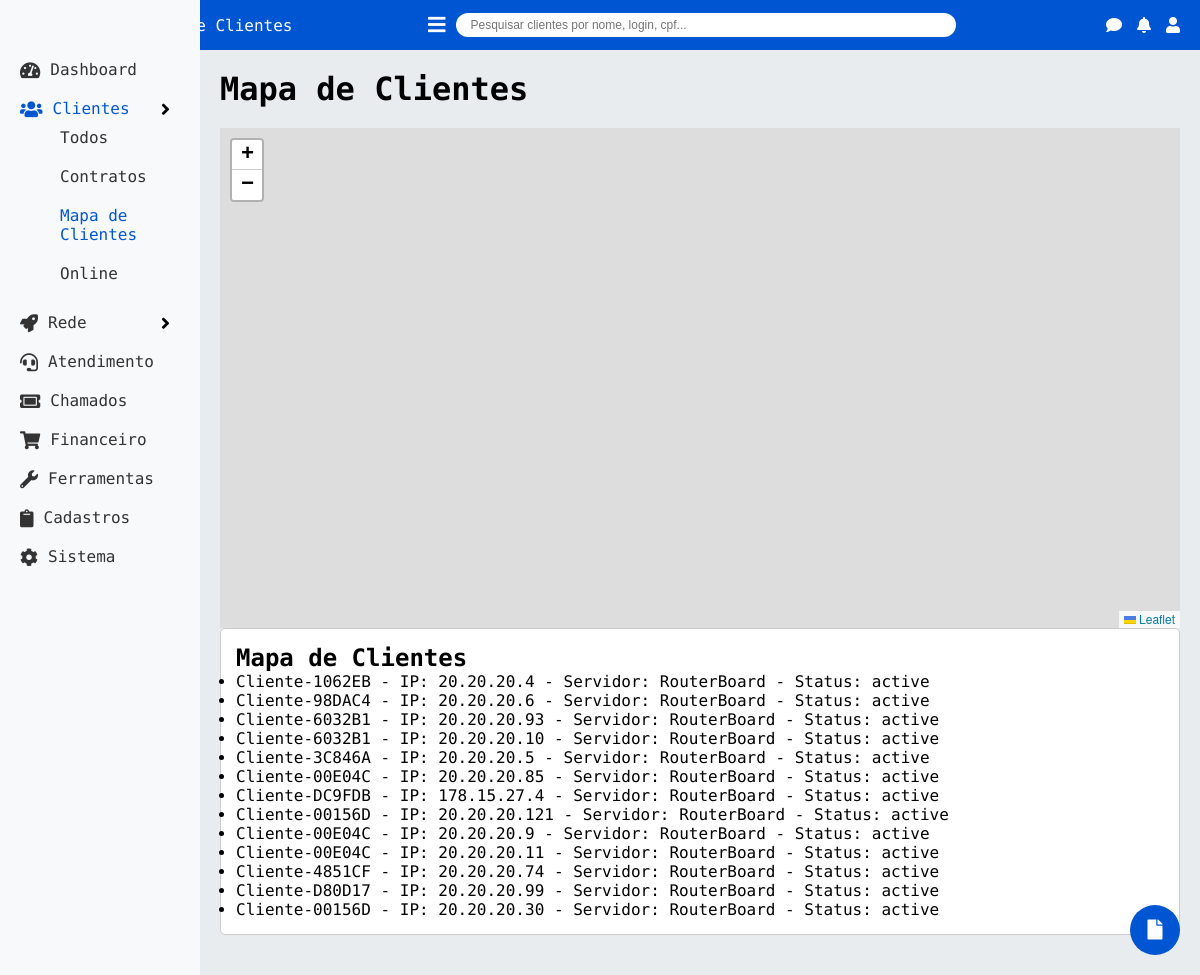
The page /clientes/mapa on the database as committed earlier.
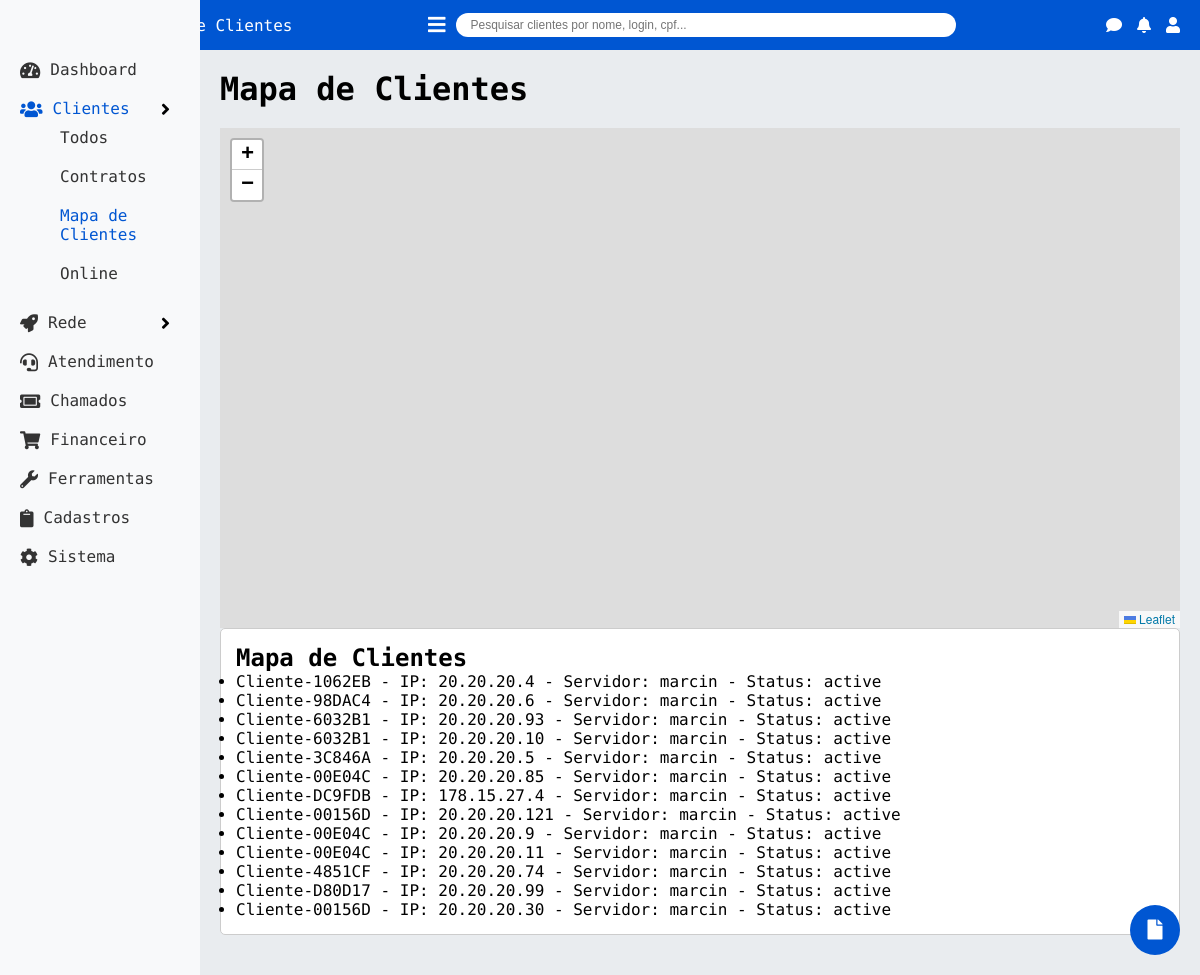
The same page on the database as committed later.
### tables this page shows
CREATE TABLE "clients" (
        id TEXT PRIMARY KEY,
        nome TEXT NOT NULL,
        login TEXT NOT NULL,
        dia_venc TEXT,
        ip TEXT,
        servidor TEXT,
        plano TEXT,
        status TEXT,
        msg_pendencia BOOLEAN,
        msg_bloqueio BOOLEAN,
        data_cadastro TEXT,
        isento_mensalidade BOOLEAN DEFAULT 0
    );

### app.py (the view)
@app.route('/clientes/mapa')
def clientes_mapa():
    conn = get_db_connection()
    cursor = conn.cursor()
    cursor.execute("SELECT * FROM clients")
    clients = cursor.fetchall()
    conn.close()
    return render_template('clientes/mapa.html', page_title="Mapa de Clientes", clients=clients)

### app.py (called while the page is built)
def get_db_connection():
    conn = sqlite3.connect('netgestor.db')
    conn.row_factory = sqlite3.Row
    return conn

### templates/clientes/mapa.html (shortened to what this page needs)
{% extends 'base.html' %}
{% block content %}
    <h1>Mapa de Clientes</h1>
    <div id="map" style="height: 500px; margin-top: 20px;"></div>
    <link rel="stylesheet" href="https://unpkg.com/leaflet@1.9.4/dist/leaflet.css" />
<div class="section section-info">
    <h2>Mapa de Clientes</h2>
    {% if clients %}
        <ul>
            {% for client in clients %}
                <li>{{ client['nome'] }} - IP: {{ client['ip'] }} - Servidor: {{ client['servidor'] }} - Status: {{ client['status'] }}</li>
            {% endfor %}
        </ul>
    {% else %}
        <p>Nenhum cliente cadastrado.</p>
    {% endif %}
</div>
{% endblock %}

### templates/base.html (shortened to what this page needs)
<!DOCTYPE html>
<html lang="pt-BR">
<head>
    <link rel="stylesheet" href="https://cdnjs.cloudflare.com/ajax/libs/font-awesome/5.15.1/css/all.min.css">
</head>
<body>
    <header>
        <nav class="navbar">
            <div class="logo">
                <a class="navbar-brand" href="#">NetGestor</a>
                <span class="page-title">{{ page_title }}</span>
            </div>
            <div class="search-container">
                <button class="menu-toggle" onclick="toggleSidebar()">
                    <i class="fas fa-bars"></i>
                </button>
                <input class="search-bar" type="search" placeholder="Pesquisar clientes por nome, login, cpf..." aria-label="Search">
            </div>
            <div class="navbar-nav">
                <a class="nav-item nav-link" href="#"><i class="fas fa-comment"></i></a>
                <a class="nav-item nav-link" href="#"><i class="fas fa-bell"></i></a>
                <a class="nav-item nav-link" href="#"><i class="fas fa-user"></i></a>
            </div>
        </nav>
    </header>
    <aside class="sidebar" id="sidebar">
        <ul>
            <li>
                <a href="/" class="{% if page_title == 'Dashboard' %}active{% endif %}">
                    <i class="fas fa-tachometer-alt"></i> Dashboard
                </a>
            </li>
            <li>
                <div class="menu-item" onclick="toggleSubmenu('clientes-submenu')">
                    <a href="/clientes" class="{% if page_title == 'Clientes' or page_title == 'Todos os Clientes' or page_title == 'Contratos' or page_title == 'Mapa de Clientes' or page_title == 'Clientes Online' %}active{% endif %}">
                        <i class="fas fa-users"></i> Clientes
                    </a>
                    <i class="fas fa-angle-right arrow" id="clientes-arrow"></i>
                </div>
                <ul class="submenu {% if page_title == 'Todos os Clientes' or page_title == 'Contratos' or page_title == 'Mapa de Clientes' or page_title == 'Clientes Online' %}active{% endif %}" id="clientes-submenu">
                    <li>
                        <a href="/clientes/todos" class="{% if page_title == 'Todos os Clientes' %}active-submenu{% endif %}">
                            Todos
                        </a>
                    </li>
                    <li>
                        <a href="/clientes/contratos" class="{% if page_title == 'Contratos' %}active-submenu{% endif %}">
                            Contratos
                        </a>
                    </li>
                    <li>
                        <a href="/clientes/mapa" class="{% if page_title == 'Mapa de Clientes' %}active-submenu{% endif %}">
                            Mapa de Clientes
                        </a>
                    </li>
                    <li>
                        <a href="/clientes/online" class="{% if page_title == 'Clientes Online' %}active-submenu{% endif %}">
                            Online
                        </a>
                    </li>
                </ul>
            </li>
            <li>
                <div class="menu-item" onclick="toggleSubmenu('rede-submenu')">
                    <a href="/rede" class="{% if page_title == 'Rede' or page_title == 'Servidores' %}active{% endif %}">
                        <i class="fas fa-rocket"></i> Rede
                    </a>
                    <i class="fas fa-angle-right arrow" id="rede-arrow"></i>
                </div>
            </li>
            <li>
                <a href="/atendimento" class="{% if page_title == 'Atendimento' %}active{% endif %}">
                    <i class="fas fa-headset"></i> Atendimento
                </a>
            </li>
            <li>
                <a href="/chamados" class="{% if page_title == 'Chamados' %}active{% endif %}">
                    <i class="fas fa-ticket-alt"></i> Chamados
                </a>
            </li>
            <li>
                <a href="/financeiro" class="{% if page_title == 'Financeiro' %}active{% endif %}">
                    <i class="fas fa-shopping-cart"></i> Financeiro
                </a>
            </li>
            <li>
                <a href="/ferramentas" class="{% if page_title == 'Ferramentas' %}active{% endif %}">
                    <i class="fas fa-wrench"></i> Ferramentas
                </a>
            </li>
            <li>
                <a href="/cadastros" class="{% if page_title == 'Cadastros' %}active{% endif %}">
                    <i class="fas fa-clipboard"></i> Cadastros
                </a>
            </li>
            <li>
                <a href="/sistema" class="{% if page_title == 'Sistema' %}active{% endif %}">
                    <i class="fas fa-cog"></i> Sistema
                </a>
            </li>
        </ul>
    </aside>
    <main class="content" id="content">
        {% block content %}{% endblock %}
    </main>
    <div class="action-btn">
        <i class="fas fa-file"></i>
    </div>
</body>
</html>

### templates/base.html (style rules this page uses)
* { box-sizing: border-box; margin: 0; padding: 0; }
body { font-family: 'Encode Sans Semi Condensed', sans-serif; }
.navbar { background-color: #0056d2; height: 50px; display: flex; align-items: center; justify-content: space-between; padding: 0 20px; }
.navbar-brand { font-weight: 600; color: white; font-size: 20px; text-decoration: none; }
.page-title { color: white; font-size: 16px; margin-left: 10px; }
.logo { display: flex; align-items: center; }
.search-container { flex-grow: 1; display: flex; justify-content: center; align-items: center; }
.search-bar { width: 500px; height: 24px; border-radius: 20px; border: none; padding: 0 15px; font-size: 12px; line-height: 24px; background-color: #fff; }
.navbar-nav { display: flex; align-items: center; }
.nav-item { margin-left: 15px; }
.nav-link i { color: white; font-size: 16px; }
.sidebar { position: fixed; top: 0; bottom: 0; left: 0; width: 200px; background-color: #f8f9fa; padding-top: 50px; transition: transform 0.3s ease; }
.sidebar ul { list-style: none; padding: 0; }
.sidebar li { padding: 10px 20px; }
.sidebar a { text-decoration: none; color: #333; font-size: 16px; display: flex; align-items: center; }
.sidebar i { margin-right: 10px; font-size: 18px; }
.sidebar .active, .sidebar .active-submenu { color: #0056d2; }
.submenu { margin-left: 20px; display: none; }
.submenu.active { display: block; }
.menu-item { display: flex; align-items: center; justify-content: space-between; cursor: pointer; }
.arrow { font-size: 12px; margin-left: 5px; }
.content { margin-left: 200px; padding: 20px; background-color: #e9ecef; min-height: 100vh; transition: margin-left 0.3s ease; }
.action-btn { position: fixed; bottom: 20px; right: 20px; width: 50px; height: 50px; border-radius: 50%; background-color: #0056d2; color: white; text-align: center; line-height: 50px; font-size: 20px; }
.menu-toggle { background-color: transparent; border: none; color: white; font-size: 20px; cursor: pointer; margin-right: 10px; }
.section { margin-bottom: 20px; padding: 15px; border: 1px solid #ccc; border-radius: 5px; }
.section-info { background-color: #fff; }

Rows that differ between the two databases and show on the page:
changed clients "Cliente-1062EB": servidor "RouterBoard" → "marcin"
changed clients "Cliente-98DAC4": servidor "RouterBoard" → "marcin"
changed clients (number 3 of 13 on the later page): servidor "RouterBoard" → "marcin"
changed clients (number 4 of 13 on the later page): servidor "RouterBoard" → "marcin"
changed clients "Cliente-3C846A": servidor "RouterBoard" → "marcin"
changed clients (number 6 of 13 on the later page): servidor "RouterBoard" → "marcin"
changed clients "Cliente-DC9FDB": servidor "RouterBoard" → "marcin"
changed clients (number 8 of 13 on the later page): servidor "RouterBoard" → "marcin"
changed clients (number 9 of 13 on the later page): servidor "RouterBoard" → "marcin"
changed clients (number 10 of 13 on the later page): servidor "RouterBoard" → "marcin"
changed clients "Cliente-4851CF": servidor "RouterBoard" → "marcin"
changed clients "Cliente-D80D17": servidor "RouterBoard" → "marcin"
changed clients (number 13 of 13 on the later page): servidor "RouterBoard" → "marcin"
